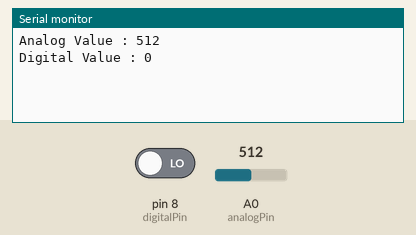
Bench run of a sketch on a simulated Arduino Uno, built with avr-gcc and run on an emulated ATmega328P. Parts: the last lines printed to the serial monitor. The test bench sets the inputs (shaded band); at power-on: A0 (analogPin) = 512, pin 8 (digitalPin) LOW.

Above: at 18.0 s.
18.1 s: A0 (analogPin) set to 716
At 21.5 s:
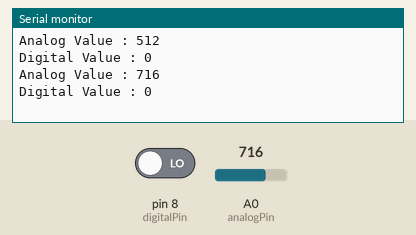
33.1 s: pin 8 (digitalPin) driven HIGH
At 40.3 s:
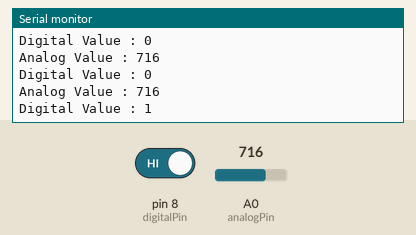
48.1 s: A0 (analogPin) set to 900
At 60.4 s:
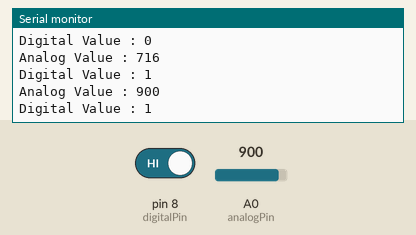
Timing chart, 0 to 61.9 s (numbered marks = the images above; inputs shaded):
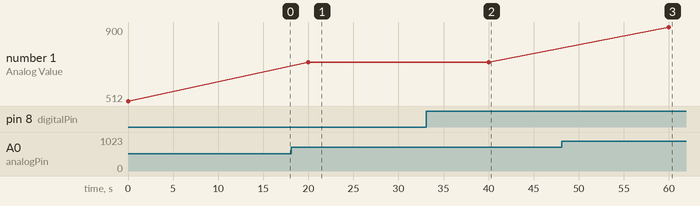

The sketch:

fz0268.ino
```cpp
const int analogPin = A0;
const int digitalPin = 8;

int digitalValue = 0;
int analogValue = 0;

void setup() {
  // put your setup code here, to run once:
  pinMode(digitalPin, INPUT);
  Serial.begin(9600);
}

void loop() {
  // put your main code here, to run repeatedly:
  analogValue = analogRead(analogPin);
  Serial.print("Analog Value : ");
  Serial.println(analogValue);

  digitalValue = digitalRead(digitalPin);
  Serial.print("Digital Value : ");
  Serial.println(digitalValue);

  //wait 20 seconds
  delay(20000);
}
```

Measured:
- after the input at 18.1 s, the serial monitor: prints a new line after 1.9 s (image 1)
- after the input at 33.1 s, the serial monitor: prints a new line after 6.9 s (image 2)
- after the input at 48.1 s, the serial monitor: prints a new line after 11.9 s (image 3)
- plotted number 1: 512 → 716 after the input at 18.1 s, 716 → 900 after the input at 48.1 s
